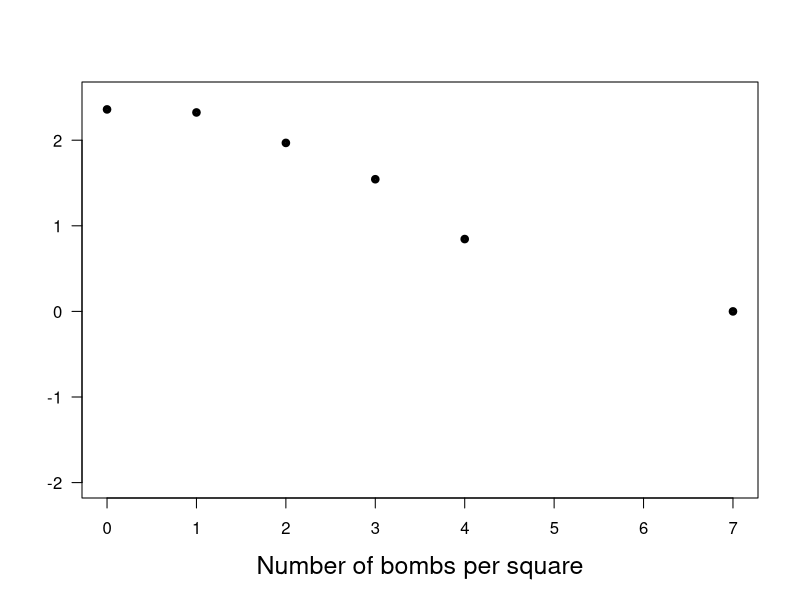

Source code (R): (Note: this script raises an error after producing the figure.)
print('file: SolutionPointEstV2.R')
# EXERCISE & SOLUTION: German V2 bombs on London during World War II
fC = c(229,211,93,35,7,1) # frequencies (Clarke, 1946)
NOEC = seq(0,5)      # number of events (bombs/square)
NOBC = 537           # number of bombs (Clarke, 1946)
NOB1 = sum(NOEC*fC)  # number of bombs (calculated from Clarke data)
print('Calculated NOB < NOB given by Clarke ->')
print('1 case with >= 5 bombs actually means 7 bombs')
f = c(229,211,93,35,7,0,0,1) # frequencies (Clarke, 1946, modified)
NOE = seq(0,7)               # number of events
NSq = sum(f)      # number of square
NOB = sum(NOE*f)  # number of bombs
r = NOB/NSq       # mean rate (estimate)
lambdaEst = round(r,2)
# Bayesian estimate:
n = sum(f)
s = sum(NOE*f)
lambdaEstB = (s+1)/n; print(c(round(lambdaEstB,4),'lambdaEstB'))
ulambdaEstB = sqrt((s+1))/n; print(c(round(ulambdaEstB,4),'ulambdaEstB'))
lambdaEstBr = round(lambdaEstB,3); ulambdaEstBr = round(ulambdaEstB,3)
print('Predict frequencies based on Poisson distribution:')
fP = NSq*dpois(NOE,lambdaEstB)
# png('PoissonV2London180107.png',width=16,height=16,units='cm',res=300)
plot(NOE,log10(f),type='p',lwd=4,col='black',xlab='Number of bombs per square',
     ylab=NA,las=1,cex=0.6,cex.lab=1.5,ylim=c(-2,2.5))
title(ylab=TeX('$log_{10}(frequency)$'),line=2.3,cex.lab=1.5)
points(NOE,log10(fP),lwd=4,col='magenta',cex=0.6,pch=24)
text(0.5,-1,pos=4,bquote(~bar(x) == .(lambdaEst)),col='magenta',cex=1.5)
text(0.5,0,pos=4,bquote(~hat(lambda) == .(lambdaEstBr)  %+-% .(ulambdaEstBr)),col='magenta',cex=1.5)
# dev.off()
